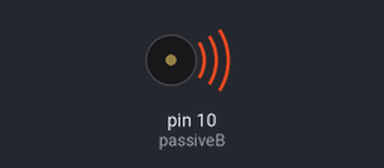
Simulated run of this sketch. Board: Arduino Uno, built with avr-gcc and run on an emulated ATmega328P. Parts: buzzer (waves = sounding).

Above: at 0.1 s.
At 16.1 s:
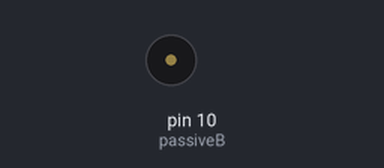
Timing chart, 0 to 17.6 s (numbered marks = the images above):
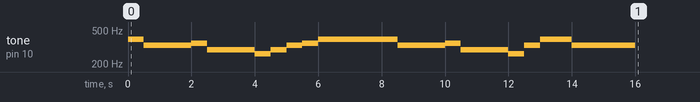

The sketch:

PassiveBuzzer2.ino
```cpp
const int passiveB = 10;

int melody[] = {392, 330, 330, 349, 294, 294, // 나비야 나비야
                262, 294, 330, 350, 392, 392, 392,//이리 날아 오너라
                392, 330, 330, 330, 349, 294, 294,//노랑나비 흰 나비
                262, 330, 392, 392, 330, 330, 330};//춤을 추며 오너라
int beat[] = {1, 1, 2, 1, 1, 2, // 나비야 나비야
              1, 1, 1, 1, 1, 1, 2,//이리 날아 오너라
              1, 1, 1, 1, 1, 1, 2,//노랑나비 흰 나비
              1, 1, 1, 1, 1, 1, 2};//춤을 추며 오너라
int melodyNum = 27;

void setup() {
  // put your setup code here, to run once:
  for(int i=0; i<melodyNum; i++){
    tone(passiveB, melody[i]);
    delay(500*beat[i]);
    noTone(passiveB);
  }
}

void loop() {
  // put your main code here, to run repeatedly:

}
```
